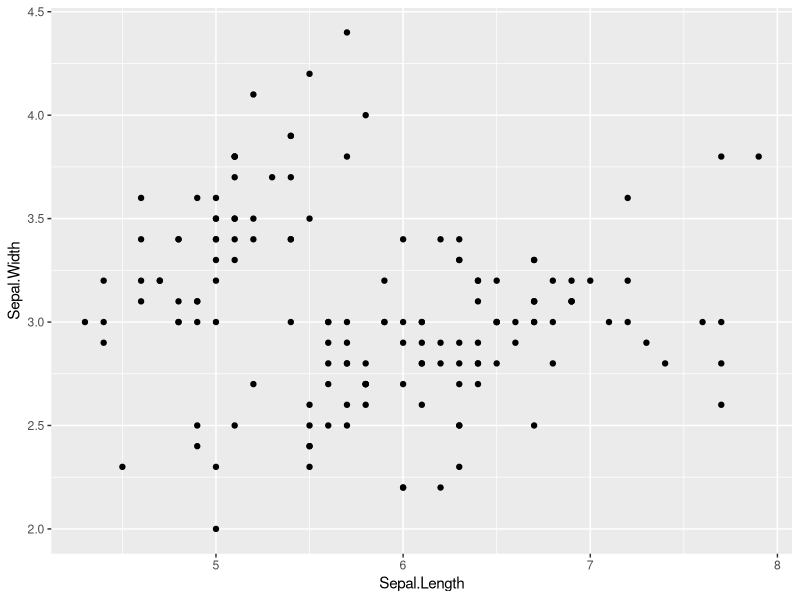
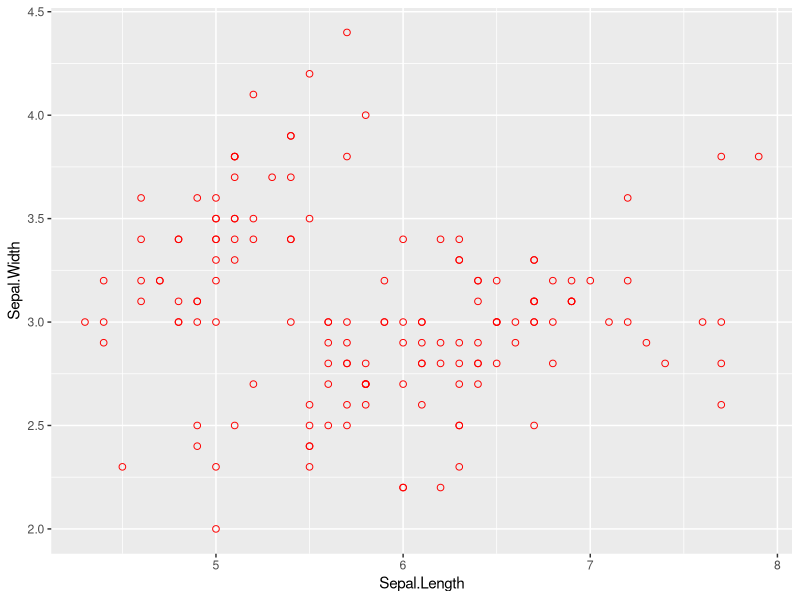
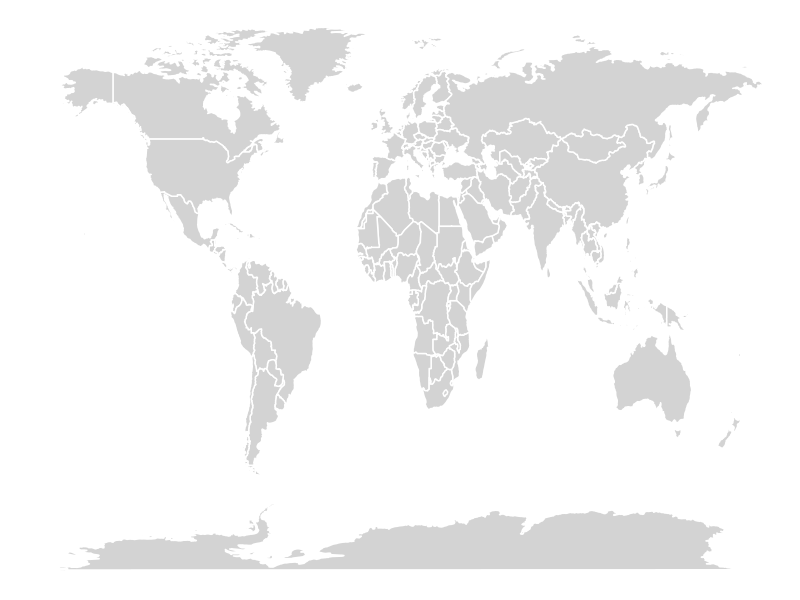
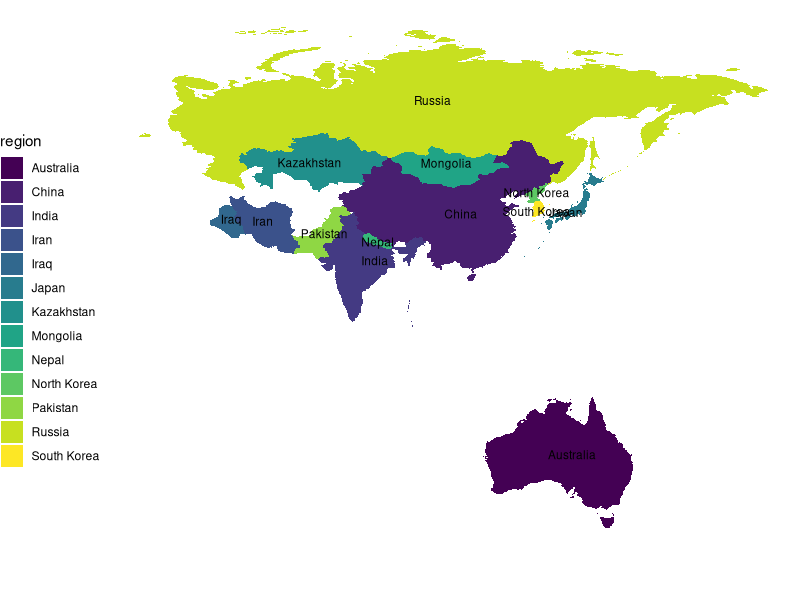

Reproduce these figures in R, in order.
## ---- chunk 1

#install.packages(ggplot2)
#install.packages("ggplot2")
library(ggplot2)
ggplot(iris, aes(x = Sepal.Length, y = Sepal.Width))+
  geom_point()
ggplot(iris, aes(x = Sepal.Length, y = Sepal.Width))+
  geom_point(size = 1.9, color = "red", shape = 21)
library(ggplot2)
library(dplyr)
require(maps)
require(viridis)
theme_set(
  theme_void()
)

  
  library(ggplot2)
library(dplyr)
#installed.packages("viridis")
require(maps)
require(viridis)
theme_set(
  theme_void()
)
monde_map <- map_data("world")
ggplot(monde_map, aes(x = long, y = lat, group = group)) + geom_polygon(fill="lightgray", colour = "white")

# Afficher quelque pays de l'Asie
some.asie.countries <- c(
  "Russia", "China", "Iran", "Mongolia", "India",
  "Australia", "Kazakhstan", "North Korea", "South Korea",
  "Nepal", "Pakistan","Japan","Iraq"
)
#turkey,syria,afghanistan,syria
# Recuperer la map 
some.asie.maps <- map_data("world", region = some.asie.countries)

# Utilisé comme coordonnée étiquette pour les noms de pays
region.lab.data <- some.asie.maps %>%
  group_by(region) %>%
  summarise(long = mean(long), lat = mean(lat))

ggplot(some.asie.maps, aes(x = long, y = lat)) +
  geom_polygon(aes( group = group, fill = region))+
  geom_text(aes(label = region), data = region.lab.data,  size = 3, hjust = 0.5)+
  scale_fill_viridis_d()+
  theme_void()+
  theme(legend.position = "left")
